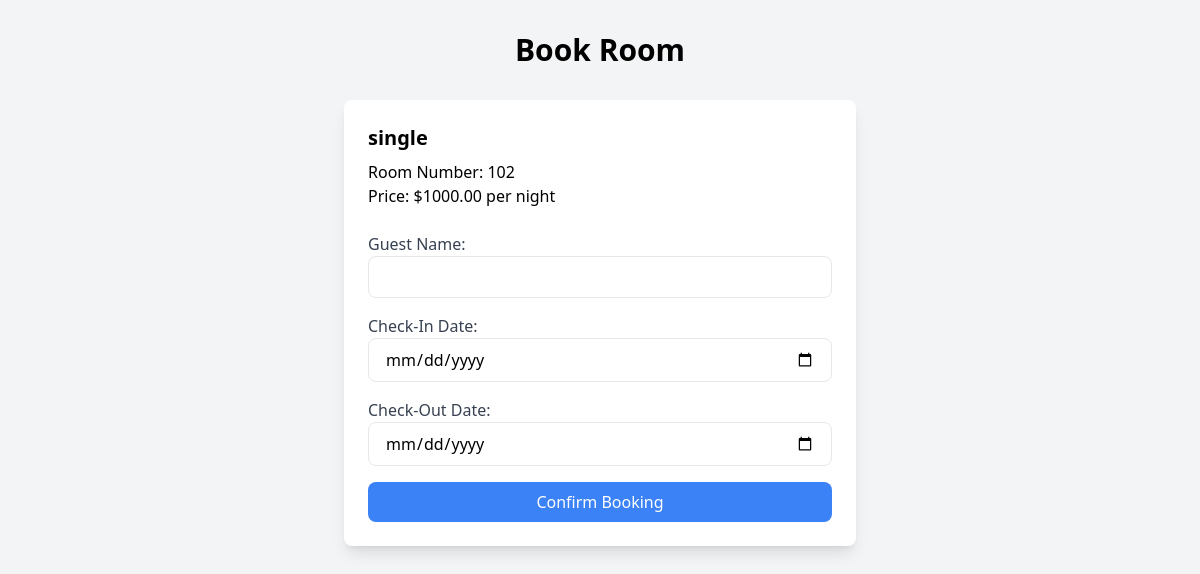
Before: /book_room.php?room_id=12 (signed in) with the older database file.
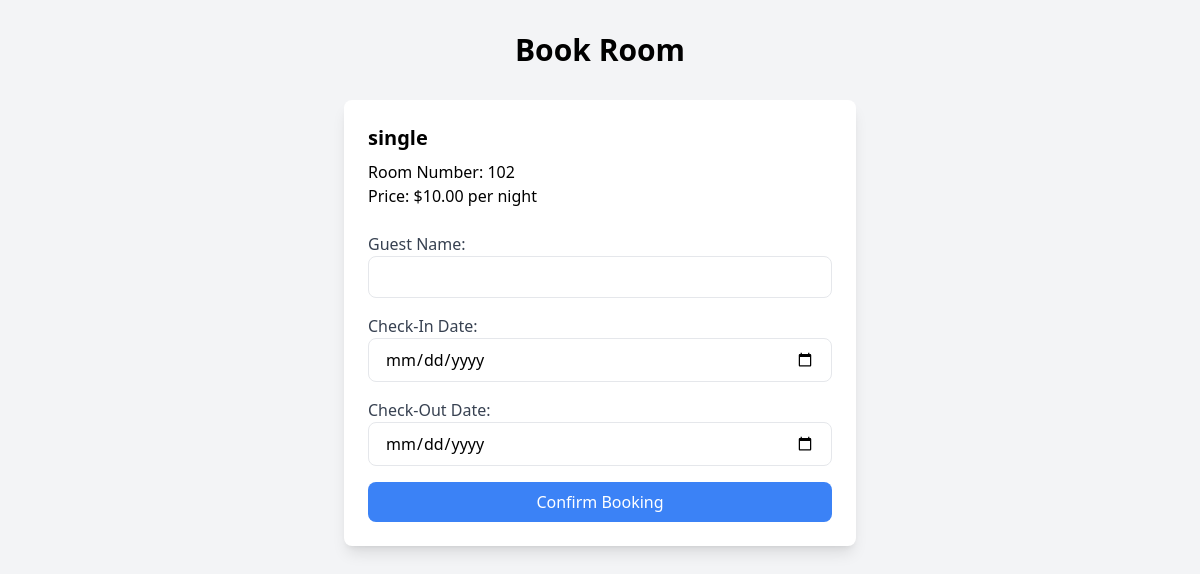
After: the same page with the newer database file.
### tables this page shows
CREATE TABLE `rooms` (
  `id` int(11) NOT NULL,
  `room_number` varchar(10) NOT NULL,
  `room_type` varchar(50) NOT NULL,
  `price` decimal(10,2) NOT NULL,
  `availability` enum('available','not available') NOT NULL,
  `image_url` varchar(255) NOT NULL
);

### book_room.php (the view, shortened to what this page needs)
<?php
include "db_connection.php";
$room_id = $_GET['room_id'];
$sql = "SELECT * FROM rooms WHERE id = '$room_id'";
$result = mysqli_query($conn, $sql);
$room = mysqli_fetch_assoc($result);
?>
<!DOCTYPE html>
<html lang="en">
<head>
  <script src="https://cdn.tailwindcss.com"></script>
</head>
<body class="bg-gray-100">
  <div class="container mx-auto p-8">
    <h1 class="text-3xl font-bold text-center mb-8">Book Room</h1>
    <div class="bg-white p-6 rounded-lg shadow-lg max-w-lg mx-auto">
      <h2 class="text-xl font-bold mb-2"><?php echo htmlspecialchars($room['room_type']); ?></h2>
      <p>Room Number: <?php echo htmlspecialchars($room['room_number']); ?></p>
      <p>Price: $<?php echo htmlspecialchars($room['price']); ?> per night</p>
      <form method="POST" class="space-y-4 mt-6">
        <div>
          <label for="guest_name" class="block text-gray-700">Guest Name:</label>
          <input type="text" name="guest_name"
            class="w-full px-4 py-2 border rounded-lg focus:outline-none focus:ring-2 focus:ring-blue-400" required>
        </div>
        <div>
          <label for="check_in_date" class="block text-gray-700">Check-In Date:</label>
          <input type="date" name="check_in_date"
            class="w-full px-4 py-2 border rounded-lg focus:outline-none focus:ring-2 focus:ring-blue-400" required>
        </div>
        <div>
          <label for="check_out_date" class="block text-gray-700">Check-Out Date:</label>
          <input type="date" name="check_out_date"
            class="w-full px-4 py-2 border rounded-lg focus:outline-none focus:ring-2 focus:ring-blue-400" required>
        </div>
        <button type="submit" class="w-full bg-blue-500 text-white py-2 rounded-lg hover:bg-blue-600">Confirm
          Booking</button>
      </form>
    </div>
  </div>
</body>
</html>

Changed rows visible on the page:
changed rooms "single": price "1000.00" → "10.00"
